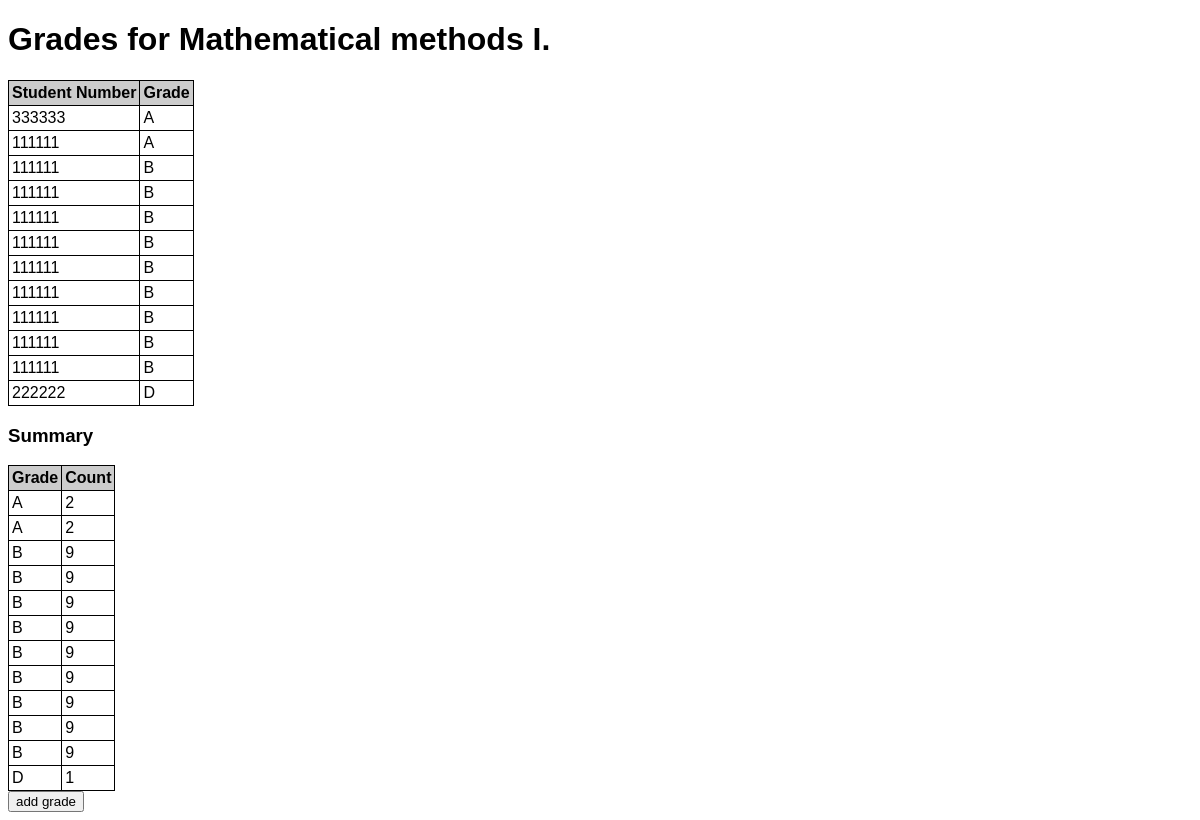
The page /course/MAT100 on the database its author committed.
### tables this page shows
CREATE TABLE courses (
                                id TEXT PRIMARY KEY,
                                name TEXT
                            );

CREATE TABLE grades (
                                id INTEGER PRIMARY KEY,
                                student_no INTEGER NOT NULL,
                                course_id TEXT NOT NULL,
                                grade TEXT NOT NULL,
                                FOREIGN KEY (student_no) REFERENCES students (student_no),
                                FOREIGN KEY (course_id) REFERENCES courses (id)
                            );

### app.py (the view)
@app.route('/course/<course_code>')
def course(course_code):
    conn = get_db()
    cur = conn.cursor()
    try:
        dataHolder = []
        dataToCount = []
        sql = "SELECT grades.student_no, grades.course_id, grades.grade, courses.name FROM grades, courses WHERE courses.id=? and grades.course_id=? ORDER BY grades.grade ASC"
        cur.execute(sql, (course_code, course_code,))
        for (student_no, course_id, grade, courseN) in cur:
            dataHolder.append({
                "student_no": student_no,
                "course_id": course_id,
                "grade": grade,
                "courseN": courseN
            })
            dataToCount.append(grade)
        return render_template("course.html", dataC=dataToCount, data=dataHolder, givenCourse=course_code)
    finally:
        dataHolder = []
        cur.close()

### app.py (called while the page is built)
def get_db():
    db = getattr(g, '_database', None)
    if db is None:
        db = g._database = sqlite3.connect(DATABASE)
    return db

@app.teardown_appcontext
def close_connection(exception):
    db = getattr(g, '_database', None)
    if db is not None:
        db.close()

### templates/course.html (shortened to what this page needs)
<!DOCTYPE html>
<html lang="en">
<head>
    <link rel="stylesheet" href="../static/style.css"/>
</head>
<body>
<h1>Grades for {{ data[0].courseN }}</h1>
            <table>
                <thead>
                    <tr>
                        <th>Student Number</th>
                        <th>Grade</th>
                    </tr>
                </thead>
                <tbody>
            {% for note in data %}
            <tr>
                <td>{{ note.student_no }} </td>
                <td> {{ note.grade }}</td>
            </tr>
            {% endfor %}
            </tbody>
            </table>
            <h3>Summary</h3><table>
                <thead>
                <tr><th>Grade</th><th>Count</th></tr>
                </thead>
                <tbody>
                {% for note in data %}
                <tr><td> {{note.grade}}</td><td>{{dataC.count(note.grade)}}</td></tr>
                {% endfor %}
                </tbody>
                </table>
    <form action="/add_grade_error" method="get">
        <input type="submit" value="add grade">
    </form>
</body>
</html>

### static/style.css (style rules this page uses)
* { font-family: Verdana, Arial, sans-serif; }
table { border-collapse: collapse; }
th { background-color: #cccccc; text-align: left; }
td, th { border: 1px solid black; padding: 3px; }

### rows shown on the page
courses: name "Mathematical methods I."
grades: student_no "333333", grade "A", count "2"
grades: student_no "111111", grade "A", count "2"
grades: student_no "111111", grade "B", count "9"
grades: student_no "111111", grade "B", count "9"
grades: student_no "111111", grade "B", count "9"
grades: student_no "111111", grade "B", count "9"
grades: student_no "111111", grade "B", count "9"
grades: student_no "111111", grade "B", count "9"
grades: student_no "111111", grade "B", count "9"
grades: student_no "111111", grade "B", count "9"
grades: student_no "111111", grade "B", count "9"
grades: student_no "222222", grade "D", count "1"
